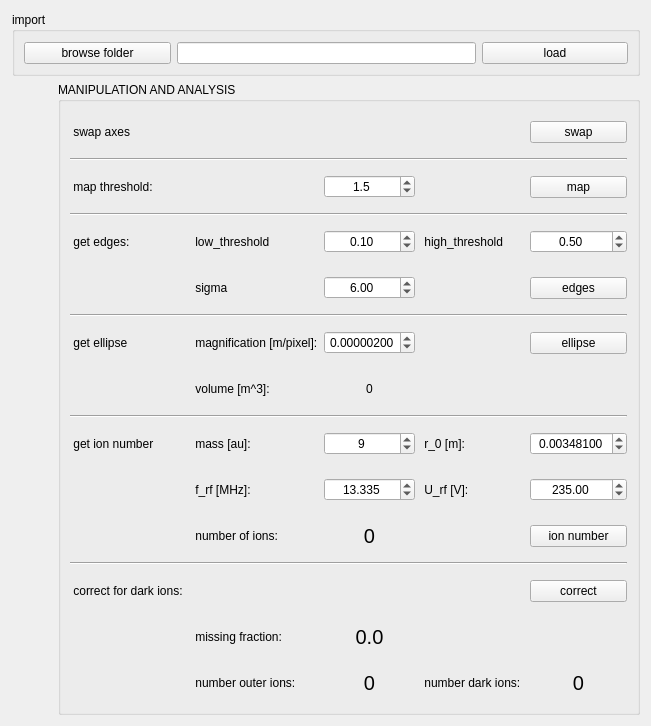
      <widget class="QWidget" name="tab_image_camera">
       <attribute name="title">
        <string>CAMERA image</string>
       </attribute>
       <layout class="QVBoxLayout" name="verticalLayout_17">
        <item>
         <layout class="QGridLayout" name="gridLayout_16">
          <item row="1" column="1" colspan="2">
           <widget class="QGroupBox" name="groupBox_9">
            <property name="title">
             <string>import</string>
            </property>
            <layout class="QVBoxLayout" name="verticalLayout_18">
             <item>
              <layout class="QGridLayout" name="gridLayout_17">
               <item row="0" column="1">
                <spacer name="horizontalSpacer_43">
                 <property name="orientation">
                  <enum>Qt::Horizontal</enum>
                 </property>
                 <property name="sizeHint" stdset="0">
                  <size>
                   <width>40</width>
                   <height>1</height>
                  </size>
                 </property>
                </spacer>
               </item>
               <item row="1" column="3">
                <widget class="QPushButton" name="pushButton_image_load_data">
                 <property name="text">
                  <string>load</string>
                 </property>
                </widget>
               </item>
               <item row="0" column="3">
                <spacer name="horizontalSpacer_41">
                 <property name="orientation">
                  <enum>Qt::Horizontal</enum>
                 </property>
                 <property name="sizeHint" stdset="0">
                  <size>
                   <width>40</width>
                   <height>1</height>
                  </size>
                 </property>
                </spacer>
               </item>
               <item row="0" column="2">
                <spacer name="horizontalSpacer_42">
                 <property name="orientation">
                  <enum>Qt::Horizontal</enum>
                 </property>
                 <property name="sizeHint" stdset="0">
                  <size>
                   <width>40</width>
                   <height>1</height>
                  </size>
                 </property>
                </spacer>
               </item>
               <item row="0" column="0">
                <spacer name="horizontalSpacer_44">
                 <property name="orientation">
                  <enum>Qt::Horizontal</enum>
                 </property>
                 <property name="sizeHint" stdset="0">
                  <size>
                   <width>40</width>
                   <height>1</height>
                  </size>
                 </property>
                </spacer>
               </item>
               <item row="1" column="0">
                <widget class="QPushButton" name="pushButton_image_browse_data">
                 <property name="text">
                  <string>browse folder</string>
                 </property>
                </widget>
               </item>
               <item row="1" column="1" colspan="2">
                <widget class="QLineEdit" name="lineEdit_image_load_data"/>
               </item>
              </layout>
             </item>
            </layout>
           </widget>
          </item>
          <item row="3" column="0">
           <spacer name="verticalSpacer_4">
            <property name="orientation">
             <enum>Qt::Vertical</enum>
            </property>
            <property name="sizeHint" stdset="0">
             <size>
              <width>1</width>
              <height>40</height>
             </size>
            </property>
           </spacer>
          </item>
          <item row="0" column="2">
           <spacer name="horizontalSpacer_26">
            <property name="orientation">
             <enum>Qt::Horizontal</enum>
            </property>
            <property name="sizeHint" stdset="0">
             <size>
              <width>40</width>
              <height>1</height>
             </size>
            </property>
           </spacer>
          </item>
          <item row="0" column="1">
           <spacer name="horizontalSpacer_40">
            <property name="orientation">
             <enum>Qt::Horizontal</enum>
            </property>
            <property name="sizeHint" stdset="0">
             <size>
              <width>40</width>
              <height>1</height>
             </size>
            </property>
           </spacer>
          </item>
          <item row="2" column="2" rowspan="2">
           <widget class="QGroupBox" name="groupBox_10">
            <property name="title">
             <string>MANIPULATION AND ANALYSIS</string>
            </property>
            <layout class="QVBoxLayout" name="verticalLayout_4">
             <item>
              <layout class="QGridLayout" name="gridLayout_8">
               <item row="9" column="1">
                <widget class="QLabel" name="label_9">
                 <property name="text">
                  <string> volume [m^3]:</string>
                 </property>
                </widget>
               </item>
               <item row="0" column="3">
                <spacer name="horizontalSpacer_49">
                 <property name="orientation">
                  <enum>Qt::Horizontal</enum>
                 </property>
                 <property name="sizeHint" stdset="0">
                  <size>
                   <width>40</width>
                   <height>1</height>
                  </size>
                 </property>
                </spacer>
               </item>
               <item row="12" column="5">
                <spacer name="verticalSpacer_15">
                 <property name="orientation">
                  <enum>Qt::Vertical</enum>
                 </property>
                 <property name="sizeHint" stdset="0">
                  <size>
                   <width>1</width>
                   <height>40</height>
                  </size>
                 </property>
                </spacer>
               </item>
               <item row="13" column="5">
                <spacer name="verticalSpacer_18">
                 <property name="orientation">
                  <enum>Qt::Vertical</enum>
                 </property>
                 <property name="sizeHint" stdset="0">
                  <size>
                   <width>1</width>
                   <height>40</height>
                  </size>
                 </property>
                </spacer>
               </item>
               <item row="11" column="5">
                <spacer name="verticalSpacer_5">
                 <property name="orientation">
                  <enum>Qt::Vertical</enum>
                 </property>
                 <property name="sizeHint" stdset="0">
                  <size>
                   <width>1</width>
                   <height>40</height>
                  </size>
                 </property>
                </spacer>
               </item>
               <item row="8" column="5">
                <spacer name="verticalSpacer_13">
                 <property name="orientation">
                  <enum>Qt::Vertical</enum>
                 </property>
                 <property name="sizeHint" stdset="0">
                  <size>
                   <width>1</width>
                   <height>40</height>
                  </size>
                 </property>
                </spacer>
               </item>
               <item row="0" column="2">
                <spacer name="horizontalSpacer_47">
                 <property name="orientation">
                  <enum>Qt::Horizontal</enum>
                 </property>
                 <property name="sizeHint" stdset="0">
                  <size>
                   <width>40</width>
                   <height>1</height>
                  </size>
                 </property>
                </spacer>
               </item>
               <item row="0" column="0">
                <spacer name="horizontalSpacer_48">
                 <property name="orientation">
                  <enum>Qt::Horizontal</enum>
                 </property>
                 <property name="sizeHint" stdset="0">
                  <size>
                   <width>40</width>
                   <height>1</height>
                  </size>
                 </property>
                </spacer>
               </item>
               <item row="3" column="4">
                <widget class="QPushButton" name="pushButton_image_filter">
                 <property name="text">
                  <string>map</string>
                 </property>
                </widget>
               </item>
               <item row="5" column="5">
                <spacer name="verticalSpacer_11">
                 <property name="orientation">
                  <enum>Qt::Vertical</enum>
                 </property>
                 <property name="sizeHint" stdset="0">
                  <size>
                   <width>1</width>
                   <height>40</height>
                  </size>
                 </property>
                </spacer>
               </item>
               <item row="1" column="4">
                <widget class="QPushButton" name="pushButton_image_rotate">
                 <property name="text">
                  <string>swap</string>
                 </property>
                </widget>
               </item>
               <item row="3" column="5">
                <spacer name="verticalSpacer_12">
                 <property name="orientation">
                  <enum>Qt::Vertical</enum>
                 </property>
                 <property name="sizeHint" stdset="0">
                  <size>
                   <width>1</width>
                   <height>40</height>
                  </size>
                 </property>
                </spacer>
               </item>
               <item row="3" column="0">
                <widget class="QLabel" name="label">
                 <property name="text">
                  <string> map threshold:</string>
                 </property>
                </widget>
               </item>
               <item row="6" column="5">
                <spacer name="verticalSpacer_14">
                 <property name="orientation">
                  <enum>Qt::Vertical</enum>
                 </property>
                 <property name="sizeHint" stdset="0">
                  <size>
                   <width>1</width>
                   <height>40</height>
                  </size>
                 </property>
                </spacer>
               </item>
               <item row="0" column="4">
                <spacer name="horizontalSpacer_46">
                 <property name="orientation">
                  <enum>Qt::Horizontal</enum>
                 </property>
                 <property name="sizeHint" stdset="0">
                  <size>
                   <width>40</width>
                   <height>1</height>
                  </size>
                 </property>
                </spacer>
               </item>
               <item row="9" column="5">
                <spacer name="verticalSpacer_10">
                 <property name="orientation">
                  <enum>Qt::Vertical</enum>
                 </property>
                 <property name="sizeHint" stdset="0">
                  <size>
                   <width>1</width>
                   <height>40</height>
                  </size>
                 </property>
                </spacer>
               </item>
               <item row="1" column="5">
                <spacer name="verticalSpacer_2">
                 <property name="orientation">
                  <enum>Qt::Vertical</enum>
                 </property>
                 <property name="sizeHint" stdset="0">
                  <size>
                   <width>1</width>
                   <height>40</height>
                  </size>
                 </property>
                </spacer>
               </item>
               <item row="1" column="0">
                <widget class="QLabel" name="label_2">
                 <property name="text">
                  <string> swap axes</string>
                 </property>
                </widget>
               </item>
               <item row="0" column="1">
                <spacer name="horizontalSpacer_45">
                 <property name="orientation">
                  <enum>Qt::Horizontal</enum>
                 </property>
                 <property name="sizeHint" stdset="0">
                  <size>
                   <width>40</width>
                   <height>1</height>
                  </size>
                 </property>
                </spacer>
               </item>
               <item row="5" column="3">
                <widget class="QLabel" name="label_6">
                 <property name="text">
                  <string> high_threshold</string>
                 </property>
                </widget>
               </item>
               <item row="5" column="0">
                <widget class="QLabel" name="label_3">
                 <property name="text">
                  <string> get edges: </string>
                 </property>
                </widget>
               </item>
               <item row="2" column="0" colspan="5">
                <widget class="Line" name="line">
                 <property name="orientation">
                  <enum>Qt::Horizontal</enum>
                 </property>
                </widget>
               </item>
               <item row="6" column="1">
                <widget class="QLabel" name="label_4">
                 <property name="text">
                  <string> sigma</string>
                 </property>
                </widget>
               </item>
               <item row="4" column="0" colspan="5">
                <widget class="Line" name="line_2">
                 <property name="orientation">
                  <enum>Qt::Horizontal</enum>
                 </property>
                </widget>
               </item>
               <item row="8" column="4">
                <widget class="QPushButton" name="pushButton_image_ellipse">
                 <property name="text">
                  <string>ellipse</string>
                 </property>
                </widget>
               </item>
               <item row="6" column="2">
                <widget class="QDoubleSpinBox" name="doubleSpinBox_image_edges_sigma">
                 <property name="alignment">
                  <set>Qt::AlignCenter</set>
                 </property>
                 <property name="value">
                  <double>6.000000000000000</double>
                 </property>
                </widget>
               </item>
               <item row="6" column="4">
                <widget class="QPushButton" name="pushButton_image_edges">
                 <property name="text">
                  <string>edges</string>
                 </property>
                </widget>
               </item>
               <item row="5" column="2">
                <widget class="QDoubleSpinBox" name="doubleSpinBox_image_edges_low_threshold">
                 <property name="alignment">
                  <set>Qt::AlignCenter</set>
                 </property>
                 <property name="value">
                  <double>0.100000000000000</double>
                 </property>
                </widget>
               </item>
               <item row="5" column="1">
                <widget class="QLabel" name="label_5">
                 <property name="text">
                  <string> low_threshold</string>
                 </property>
                </widget>
               </item>
               <item row="8" column="1">
                <widget class="QLabel" name="label_8">
                 <property name="text">
                  <string> magnification [m/pixel]:</string>
                 </property>
                </widget>
               </item>
               <item row="8" column="0">
                <widget class="QLabel" name="label_7">
                 <property name="text">
                  <string> get ellipse</string>
                 </property>
                </widget>
               </item>
               <item row="15" column="5">
                <spacer name="verticalSpacer_17">
                 <property name="orientation">
                  <enum>Qt::Vertical</enum>
                 </property>
                 <property name="sizeHint" stdset="0">
                  <size>
                   <width>1</width>
                   <height>40</height>
                  </size>
                 </property>
                </spacer>
               </item>
               <item row="5" column="4">
                <widget class="QDoubleSpinBox" name="doubleSpinBox_image_edges_high_threshold">
                 <property name="alignment">
                  <set>Qt::AlignCenter</set>
                 </property>
                 <property name="value">
                  <double>0.500000000000000</double>
                 </property>
                </widget>
               </item>
               <item row="8" column="2">
                <widget class="QDoubleSpinBox" name="doubleSpinBox_image_magnification">
                 <property name="sizePolicy">
                  <sizepolicy hsizetype="Minimum" vsizetype="Fixed">
                   <horstretch>0</horstretch>
                   <verstretch>0</verstretch>
                  </sizepolicy>
                 </property>
                 <property name="alignment">
                  <set>Qt::AlignCenter</set>
                 </property>
                 <property name="decimals">
                  <number>8</number>
                 </property>
                 <property name="maximum">
                  <double>1.000000000000000</double>
                 </property>
                 <property name="singleStep">
                  <double>0.000001000000000</double>
                 </property>
                 <property name="value">
                  <double>0.000002000000000</double>
                 </property>
                </widget>
               </item>
               <item row="7" column="0" colspan="5">
                <widget class="Line" name="line_3">
                 <property name="orientation">
                  <enum>Qt::Horizontal</enum>
                 </property>
                </widget>
               </item>
               <item row="3" column="2">
                <widget class="QDoubleSpinBox" name="doubleSpinBox_image_filter_threshold">
                 <property name="alignment">
                  <set>Qt::AlignCenter</set>
                 </property>
                 <property name="decimals">
                  <number>1</number>
                 </property>
                 <property name="value">
                  <double>1.500000000000000</double>
                 </property>
                </widget>
               </item>
               <item row="11" column="1">
                <widget class="QLabel" name="label_12">
                 <property name="text">
                  <string> mass [au]:</string>
                 </property>
                </widget>
               </item>
               <item row="11" column="0">
                <widget class="QLabel" name="label_10">
                 <property name="text">
                  <string> get ion number</string>
                 </property>
                </widget>
               </item>
               <item row="9" column="2">
                <widget class="QLabel" name="label_image_volume">
                 <property name="text">
                  <string>0</string>
                 </property>
                 <property name="alignment">
                  <set>Qt::AlignCenter</set>
                 </property>
                </widget>
               </item>
               <item row="10" column="0" colspan="5">
                <widget class="Line" name="line_4">
                 <property name="orientation">
                  <enum>Qt::Horizontal</enum>
                 </property>
                </widget>
               </item>
               <item row="11" column="3">
                <widget class="QLabel" name="label_14">
                 <property name="text">
                  <string> r_0 [m]:</string>
                 </property>
                </widget>
               </item>
               <item row="11" column="2">
                <widget class="QSpinBox" name="spinBox_image_ion_mass">
                 <property name="alignment">
                  <set>Qt::AlignCenter</set>
                 </property>
                 <property name="maximum">
                  <number>200</number>
                 </property>
                 <property name="value">
                  <number>9</number>
                 </property>
                </widget>
               </item>
               <item row="12" column="4">
                <widget class="QDoubleSpinBox" name="doubleSpinBox_image_rf_amplitude">
                 <property name="alignment">
                  <set>Qt::AlignCenter</set>
                 </property>
                 <property name="maximum">
                  <double>1000.000000000000000</double>
                 </property>
                 <property name="value">
                  <double>235.000000000000000</double>
                 </property>
                </widget>
               </item>
               <item row="12" column="3">
                <widget class="QLabel" name="label_13">
                 <property name="text">
                  <string> U_rf [V]:</string>
                 </property>
                </widget>
               </item>
               <item row="12" column="2">
                <widget class="QDoubleSpinBox" name="doubleSpinBox_image_frequency">
                 <property name="alignment">
                  <set>Qt::AlignCenter</set>
                 </property>
                 <property name="decimals">
                  <number>3</number>
                 </property>
                 <property name="maximum">
                  <double>50.000000000000000</double>
                 </property>
                 <property name="value">
                  <double>13.335000000000001</double>
                 </property>
                </widget>
               </item>
               <item row="13" column="1">
                <widget class="QLabel" name="label_16">
                 <property name="text">
                  <string> number of ions:</string>
                 </property>
                </widget>
               </item>
               <item row="11" column="4">
                <widget class="QDoubleSpinBox" name="doubleSpinBox_image_r_0">
                 <property name="alignment">
                  <set>Qt::AlignCenter</set>
                 </property>
                 <property name="decimals">
                  <number>8</number>
                 </property>
                 <property name="singleStep">
                  <double>0.000100000000000</double>
                 </property>
                 <property name="value">
                  <double>0.003481000000000</double>
                 </property>
                </widget>
               </item>
               <item row="13" column="2">
                <widget class="QLabel" name="label_image_ion_number">
                 <property name="font">
                  <font>
                   <pointsize>15</pointsize>
                  </font>
                 </property>
                 <property name="text">
                  <string>0</string>
                 </property>
                 <property name="alignment">
                  <set>Qt::AlignCenter</set>
                 </property>
                </widget>
               </item>
               <item row="12" column="1">
                <widget class="QLabel" name="label_15">
                 <property name="text">
                  <string> f_rf [MHz]:</string>
                 </property>
                </widget>
               </item>
               <item row="13" column="4">
                <widget class="QPushButton" name="pushButton_image_get_ion_number">
                 <property name="text">
                  <string>ion number</string>
                 </property>
                </widget>
               </item>
               <item row="15" column="4">
                <widget class="QPushButton" name="pushButton_image_inner_structure">
                 <property name="text">
                  <string>correct</string>
                 </property>
                </widget>
               </item>
               <item row="14" column="0" colspan="5">
                <widget class="Line" name="line_5">
                 <property name="orientation">
                  <enum>Qt::Horizontal</enum>
                 </property>
                </widget>
               </item>
               <item row="16" column="5">
                <spacer name="verticalSpacer_19">
                 <property name="orientation">
                  <enum>Qt::Vertical</enum>
                 </property>
                 <property name="sizeHint" stdset="0">
                  <size>
                   <width>1</width>
                   <height>40</height>
                  </size>
                 </property>
                </spacer>
               </item>
               <item row="15" column="0">
                <widget class="QLabel" name="label_11">
                 <property name="text">
                  <string> correct for dark ions: </string>
                 </property>
                </widget>
               </item>
               <item row="16" column="2">
                <widget class="QLabel" name="label_image_fraction">
                 <property name="font">
                  <font>
                   <pointsize>15</pointsize>
                  </font>
                 </property>
                 <property name="text">
                  <string>0.0</string>
                 </property>
                 <property name="alignment">
                  <set>Qt::AlignCenter</set>
                 </property>
                </widget>
               </item>
               <item row="16" column="1">
                <widget class="QLabel" name="label_17">
                 <property name="text">
                  <string> missing fraction:</string>
                 </property>
                </widget>
               </item>
               <item row="17" column="5">
                <spacer name="verticalSpacer_20">
                 <property name="orientation">
                  <enum>Qt::Vertical</enum>
                 </property>
                 <property name="sizeHint" stdset="0">
                  <size>
                   <width>1</width>
                   <height>40</height>
                  </size>
                 </property>
                </spacer>
               </item>
               <item row="17" column="3">
                <widget class="QLabel" name="label_21">
                 <property name="text">
                  <string> number dark ions: </string>
                 </property>
                </widget>
               </item>
               <item row="17" column="2">
                <widget class="QLabel" name="label_image_ion_number_corrected">
                 <property name="font">
                  <font>
                   <pointsize>15</pointsize>
                  </font>
                 </property>
                 <property name="text">
                  <string>0</string>
                 </property>
                 <property name="alignment">
                  <set>Qt::AlignCenter</set>
                 </property>
                </widget>
               </item>
               <item row="17" column="1">
                <widget class="QLabel" name="label_19">
                 <property name="text">
                  <string> number outer ions:</string>
                 </property>
                </widget>
               </item>
               <item row="17" column="4">
                <widget class="QLabel" name="label_image_ion_number_dark">
                 <property name="font">
                  <font>
                   <pointsize>15</pointsize>
                  </font>
                 </property>
                 <property name="text">
                  <string>0</string>
                 </property>
                 <property name="alignment">
                  <set>Qt::AlignCenter</set>
                 </property>
                </widget>
               </item>
              </layout>
             </item>
            </layout>
           </widget>
          </item>
          <item row="2" column="0">
           <spacer name="verticalSpacer_16">
            <property name="orientation">
             <enum>Qt::Vertical</enum>
            </property>
            <property name="sizeHint" stdset="0">
             <size>
              <width>1</width>
              <height>40</height>
             </size>
            </property>
           </spacer>
          </item>
          <item row="2" column="1" rowspan="2">
           <layout class="QVBoxLayout" name="verticalLayout_image"/>
          </item>
         </layout>
        </item>
       </layout>
      </widget>
